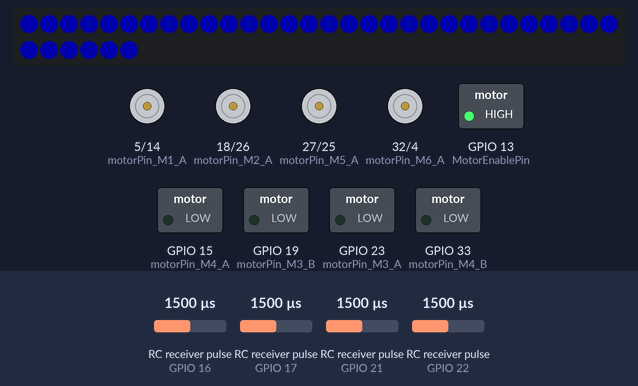
Simulated run of this sketch. Board: ESP32. Shown: 36 RGB LEDs in strip order, left to right, continuing on the next row, motor-driver pin pairs drawn as motors (green arrow = first pin HIGH = forward, orange = second pin HIGH = backward, longer = more drive), switched loads named in the sketch (green lamp = pin HIGH). Wiring (inferred from the names in the program): 4 × RC receiver channel: data GPIO 16 / data GPIO 17 / data GPIO 21 / data GPIO 22. The inputs (shaded band) are chosen by the test bench; at power-on: RC receiver pulse (sensors on GPIO 16, GPIO 17, GPIO 22, GPIO 21) 1500 µs. Dim RGB values are drawn brighter than linear; what the sketch prints to the serial monitor is not drawn.

Above: at 2.7 s.
2.8 s: RC receiver pulse (sensor on GPIO 16) set to 1476 µs
4.3 s: RC receiver pulse (sensor on GPIO 16) set to 1450 µs
At 5.2 s:
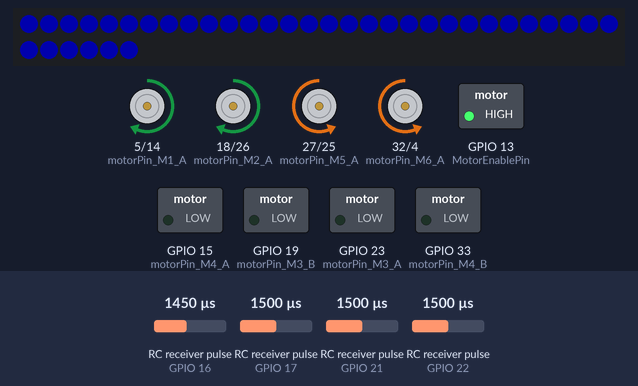
5.9 s: RC receiver pulse (sensor on GPIO 17) set to 1476 µs
7.4 s: RC receiver pulse (sensor on GPIO 17) set to 1451 µs
At 8.4 s:
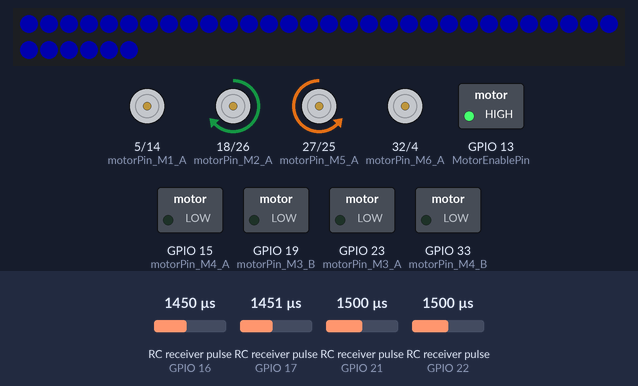
9.0 s: RC receiver pulse (sensor on GPIO 22) set to 1020 µs
At 9.7 s:
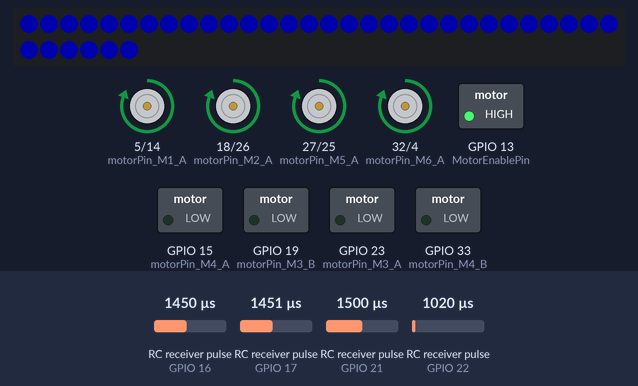
10.7 s: RC receiver pulse (sensor on GPIO 22) set to 1750 µs
At 11.8 s:
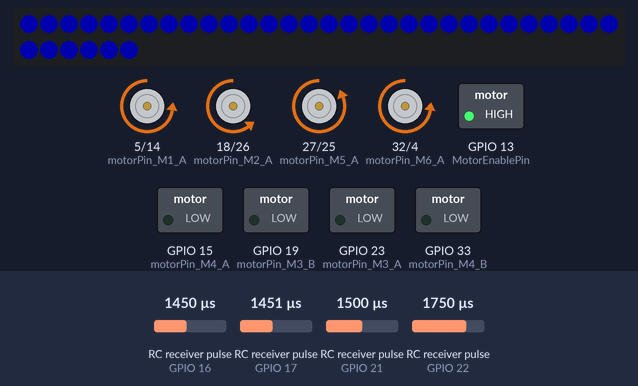
Timing chart, 0 to 13.6 s (numbered marks = the images above; inputs shaded):
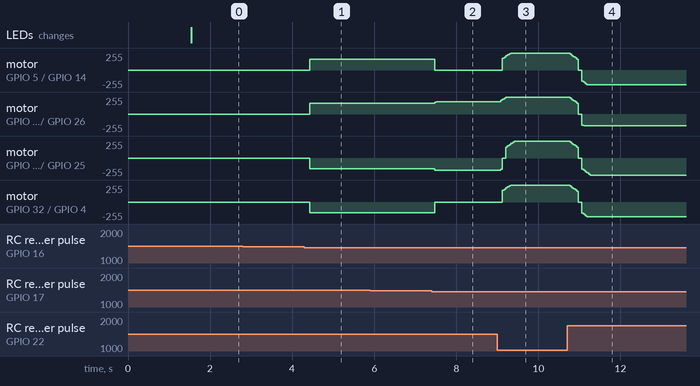

The sketch:

LoR_Core_PWMcontrol.ino
```cpp
/* LORD of ROBOTS - LoR_Core_PWMcontrol - 202305222118

   Control inputs - LED Indication:
    RC pwm - Blue LED
    none/Stop/standby - Red LED

  Drive configurations:
    Mecanum
    Standard tank style

*/

#include <Adafruit_NeoPixel.h>

// version control and major control function settings
String Version = "Base Version : LoR Core PWM Control : 1.0.0";


// IO Interface Definitions
#define LED_DataPin 12
#define LED_COUNT 36
#define ControllerSelectPin 34
#define MotorEnablePin 13
#define channel1Pin 16
#define channel2Pin 17
#define channel3Pin 21
#define channel4Pin 22


// Motor Pin Definitions
#define motorPin_M1_A 5
#define motorPin_M1_B 14
#define motorPin_M2_A 18
#define motorPin_M2_B 26
#define motorPin_M3_A 23
#define motorPin_M3_B 19
#define motorPin_M4_A 15
#define motorPin_M4_B 33
#define motorPin_M5_A 27
#define motorPin_M5_B 25
#define motorPin_M6_A 32
#define motorPin_M6_B 4
const int motorPins_A[] = { motorPin_M1_A, motorPin_M2_A, motorPin_M3_A, motorPin_M4_A, motorPin_M5_A, motorPin_M6_A };
const int motorPins_B[] = { motorPin_M1_B, motorPin_M2_B, motorPin_M3_B, motorPin_M4_B, motorPin_M5_B, motorPin_M6_B };

// PWM Configuration Definitions
const int Motor_M1_A = 0;
const int Motor_M1_B = 1;
const int Motor_M2_A = 2;
const int Motor_M2_B = 3;
const int Motor_M3_A = 4;
const int Motor_M3_B = 5;
const int Motor_M4_A = 6;
const int Motor_M4_B = 7;
const int Motor_M5_A = 8;
const int Motor_M5_B = 9;
const int Motor_M6_A = 10;
const int Motor_M6_B = 11;
const int MOTOR_PWM_Channel_A[] = { Motor_M1_A, Motor_M2_A, Motor_M3_A, Motor_M4_A, Motor_M5_A, Motor_M6_A };
const int MOTOR_PWM_Channel_B[] = { Motor_M1_B, Motor_M2_B, Motor_M3_B, Motor_M4_B, Motor_M5_B, Motor_M6_B };
const int PWM_FREQUENCY = 20000;
const int PWM_RESOLUTION = 8;

// Define variables to store the PWM signal values
int PWM_Input_LY = 0;
int PWM_Input_LX = 0;
int PWM_Input_RY = 0;
int PWM_Input_RX = 0;

// Define variables to store the PWM signal values
volatile int channel1Value = 0;
volatile int channel2Value = 0;
volatile int channel3Value = 0;
volatile int channel4Value = 0;

// Define variables to store the time of the last pulse on each PWM channel
volatile unsigned long channel1LastRising = 0;
volatile unsigned long channel1LastFalling = 0;
volatile unsigned long channel2LastRising = 0;
volatile unsigned long channel2LastFalling = 0;
volatile unsigned long channel3LastRising = 0;
volatile unsigned long channel3LastFalling = 0;
volatile unsigned long channel4LastRising = 0;
volatile unsigned long channel4LastFalling = 0;

// Define the interrupt service routines for each PWM channel
void IRAM_ATTR channel1ISR() {
  unsigned long now = micros();
  if (digitalRead(channel1Pin) == HIGH) {
    channel1LastRising = now;
  } else {
    channel1Value = now - channel1LastRising;
    channel1LastFalling = now;
  }
}

void IRAM_ATTR channel2ISR() {
  unsigned long now = micros();
  if (digitalRead(channel2Pin) == HIGH) {
    channel2LastRising = now;
  } else {
    channel2Value = now - channel2LastRising;
    channel2LastFalling = now;
  }
}

void IRAM_ATTR channel3ISR() {
  unsigned long now = micros();
  if (digitalRead(channel3Pin) == HIGH) {
    channel3LastRising = now;
  } else {
    channel3Value = now - channel3LastRising;
    channel3LastFalling = now;
  }
}

void IRAM_ATTR channel4ISR() {
  unsigned long now = micros();
  if (digitalRead(channel4Pin) == HIGH) {
    channel4LastRising = now;
  } else {
    channel4Value = now - channel4LastRising;
    channel4LastFalling = now;
  }
}


// Set a specific color for the entire NeoPixel strip
// NeoPixel Configurations
Adafruit_NeoPixel strip(LED_COUNT, LED_DataPin, NEO_GRB + NEO_KHZ800);
const uint32_t RED = strip.Color(255, 0, 0, 0);
const uint32_t GREEN = strip.Color(0, 255, 0, 0);
const uint32_t BLUE = strip.Color(0, 0, 255, 0);
const uint32_t WHITE = strip.Color(0, 0, 0, 255);
const uint32_t PURPLE = strip.Color(255, 0, 255, 0);
const uint32_t CYAN = strip.Color(0, 255, 255, 0);
const uint32_t YELLOW = strip.Color(255, 255, 0, 0);
void NeoPixel_SetColour(uint32_t color) {
  for (int i = 0; i < strip.numPixels(); i++) {  // For each pixel in strip...
    strip.setPixelColor(i, color);               //  Set pixel's color (in RAM)
    strip.show();                                // Update strip with new contents
  }
}

// Rainbow pattern for NeoPixel strip
long firstPixelHue = 0;
void NeoPixel_Rainbow() {
  strip.rainbow(firstPixelHue);
  strip.show();  // Update strip with new contents
  firstPixelHue += 256;
  if (firstPixelHue >= 5 * 65536) firstPixelHue = 0;
}

// Process input and calculate motor speeds
bool MecanumDrive_Enabled = true;
const int DEAD_BAND = 20;
const float TURN_RATE = 1.5;

bool INVERT = false;
int Motor_FrontLeft_SetValue, Motor_FrontRight_SetValue, Motor_BackLeft_SetValue, Motor_BackRight_SetValue = 0;
void Motion_Control(int LY_Axis, int LX_Axis, int RX_Axis) {

  int FrontLeft_TargetValue, FrontRight_TargetValue, BackLeft_TargetValue, BackRight_TargetValue = 0;
  int ForwardBackward_Axis = LY_Axis;
  int StrafeLeftRight_Axis = LX_Axis;
  int TurnLeftRight_Axis = -RX_Axis;

  //Set deadband
  if (abs(ForwardBackward_Axis) < DEAD_BAND) ForwardBackward_Axis = 0;
  if (abs(StrafeLeftRight_Axis) < DEAD_BAND) StrafeLeftRight_Axis = 0;
  if (abs(TurnLeftRight_Axis) < DEAD_BAND) TurnLeftRight_Axis = 0;

  //Calculate strafe values
  FrontLeft_TargetValue = -ForwardBackward_Axis + (StrafeLeftRight_Axis * MecanumDrive_Enabled);
  BackLeft_TargetValue = -ForwardBackward_Axis - (StrafeLeftRight_Axis * MecanumDrive_Enabled);
  FrontRight_TargetValue = ForwardBackward_Axis + (StrafeLeftRight_Axis * MecanumDrive_Enabled);
  BackRight_TargetValue = ForwardBackward_Axis - (StrafeLeftRight_Axis * MecanumDrive_Enabled);

  //calculate rotation values
  if (abs(TurnLeftRight_Axis) > DEAD_BAND) {
    FrontLeft_TargetValue += (TURN_RATE * TurnLeftRight_Axis);
    BackLeft_TargetValue += (TURN_RATE * TurnLeftRight_Axis);
    FrontRight_TargetValue += (TURN_RATE * TurnLeftRight_Axis);
    BackRight_TargetValue += (TURN_RATE * TurnLeftRight_Axis);
  }

  //constrain to joystick range
  FrontLeft_TargetValue = constrain(FrontLeft_TargetValue, -127, 127);
  BackLeft_TargetValue = constrain(BackLeft_TargetValue, -127, 127);
  FrontRight_TargetValue = constrain(FrontRight_TargetValue, -127, 127);
  BackRight_TargetValue = constrain(BackRight_TargetValue, -127, 127);

  //set motor speed through slew rate function
  Motor_FrontLeft_SetValue = SlewRateFunction(FrontLeft_TargetValue, Motor_FrontLeft_SetValue);
  Motor_FrontRight_SetValue = SlewRateFunction(FrontRight_TargetValue, Motor_FrontRight_SetValue);
  Motor_BackLeft_SetValue = SlewRateFunction(BackLeft_TargetValue, Motor_BackLeft_SetValue);
  Motor_BackRight_SetValue = SlewRateFunction(BackRight_TargetValue, Motor_BackRight_SetValue);
}

// Function to handle slew rate for motor speed ramping
// Slew rate for ramping motor speed
const int SLEW_RATE_MS = 20;
int SlewRateFunction(int Input_Target, int Input_Current) {
  int speedDiff = Input_Target - Input_Current;
  if (speedDiff > 0) Input_Current += min(speedDiff, SLEW_RATE_MS);
  else if (speedDiff < 0) Input_Current -= min(-speedDiff, SLEW_RATE_MS);
  constrain(Input_Current, -127, 127);
  return Input_Current;
}

// Function to control motor output based on input values
const int MAX_SPEED = 255;
const int MIN_SPEED = -255;
const int MIN_STARTING_SPEED = 140;
const int STOP = 0;
const int SerialControl_SPEED = 110;
void Set_Motor_Output(int Output, int Motor_ChA, int Motor_ChB) {
  if (INVERT) Output = -Output;

  Output = constrain(Output, -127, 127);

  int Mapped_Value = map(abs(Output), 0, 127, MIN_STARTING_SPEED, MAX_SPEED);
  int A, B = 0;
  if (Output < -DEAD_BAND) {  // Rotate Clockwise
    A = 0;
    B = Mapped_Value;
  } else if (Output > DEAD_BAND) {  // Rotate Counter-Clockwise
    A = Mapped_Value;
    B = 0;
  } else {  // Rotation Stop
    A = STOP;
    B = STOP;
  }
  ledcWrite(Motor_ChA, A);  //send to motor control pins
  ledcWrite(Motor_ChB, B);
}

void Motor_Control() {
  Set_Motor_Output(Motor_FrontLeft_SetValue, Motor_M1_A, Motor_M1_B);
  Set_Motor_Output(Motor_BackLeft_SetValue, Motor_M2_A, Motor_M2_B);
  Set_Motor_Output(Motor_FrontRight_SetValue, Motor_M5_A, Motor_M5_B);
  Set_Motor_Output(Motor_BackRight_SetValue, Motor_M6_A, Motor_M6_B);
}

void Motor_STOP() {
  Set_Motor_Output(STOP, Motor_M1_A, Motor_M1_B);
  Set_Motor_Output(STOP, Motor_M2_A, Motor_M2_B);
  Set_Motor_Output(STOP, Motor_M5_A, Motor_M5_B);
  Set_Motor_Output(STOP, Motor_M6_A, Motor_M6_B);
}

// measueing PWM duty cycles and mapping for output values
boolean PWM_Control() {
  PWM_Input_LY = int(map(channel1Value, 1000, 2000, -127, 127) * 2);
  PWM_Input_LX = int(map(channel2Value, 1000, 2000, -127, 127) * 2);
  PWM_Input_RY = int(map(channel3Value, 1000, 2000, -127, 127));
  PWM_Input_RX = int(map(channel4Value, 1000, 2000, -127, 127));
  if (PWM_Input_LY + PWM_Input_LX + PWM_Input_RX + PWM_Input_RY < (-128 * 4)) return false;  // no signal threshold
  return true;
}

// Set up pins, LED PWM functionalities and begin PS4 controller, Serial and Serial2 communication
void setup() {
  // Set up the pins
  pinMode(LED_DataPin, OUTPUT);
  pinMode(ControllerSelectPin, INPUT_PULLUP);
  pinMode(MotorEnablePin, OUTPUT);

  for (int i = 0; i < 6; i++) {
    pinMode(motorPins_A[i], OUTPUT);
    pinMode(motorPins_B[i], OUTPUT);
    digitalWrite(motorPins_A[i], 0);
    digitalWrite(motorPins_B[i], 0);
  }

  // configureation of aux pins for pwm control (alternative control method)

    pinMode(channel1Pin, INPUT_PULLDOWN);
    pinMode(channel2Pin, INPUT_PULLDOWN);
    pinMode(channel3Pin, INPUT_PULLDOWN);
    pinMode(channel4Pin, INPUT_PULLDOWN);
    attachInterrupt(digitalPinToInterrupt(channel1Pin), channel1ISR, CHANGE);
    attachInterrupt(digitalPinToInterrupt(channel2Pin), channel2ISR, CHANGE);
    attachInterrupt(digitalPinToInterrupt(channel3Pin), channel3ISR, CHANGE);
    attachInterrupt(digitalPinToInterrupt(channel4Pin), channel4ISR, CHANGE);


  // output preset bias
  digitalWrite(LED_DataPin, 0);
  digitalWrite(MotorEnablePin, 1);

  // configure LED PWM functionalitites
  for (int i = 0; i < 6; i++) {
    ledcSetup(MOTOR_PWM_Channel_A[i], PWM_FREQUENCY, PWM_RESOLUTION);
    ledcSetup(MOTOR_PWM_Channel_B[i], PWM_FREQUENCY, PWM_RESOLUTION);
    ledcAttachPin(motorPins_A[i], MOTOR_PWM_Channel_A[i]);
    ledcAttachPin(motorPins_B[i], MOTOR_PWM_Channel_B[i]);
  }

  // Neopixels Configuration
  strip.begin();            // INITIALIZE NeoPixel strip object
  strip.show();             // Turn OFF all pixels ASAP
  strip.setBrightness(50);  // Set BRIGHTNESS to about 1/5 (max = 255)

  // Serial comms configurations (USB for debug messages)
  Serial.begin(115200);  // USB Serial
  delay(1500);


  Serial.print("Mecanum Drive: ");
  if (MecanumDrive_Enabled) Serial.println("Enabled");
  else Serial.println("Disabled");

  Serial.println("CORE System Ready! " + Version);
}

void loop() {
  if (PWM_Control()) {
    NeoPixel_SetColour(BLUE);
    Motion_Control(PWM_Input_LY, PWM_Input_LX, PWM_Input_RX);  // RC control
    Motor_Control();

    //Stop/Standby
  } else {
    NeoPixel_SetColour(RED);
    Motor_STOP();
  }
}
```

Measured:
- the behaviour switches between 1461 and 1460 µs on RC receiver pulse (sensor on GPIO 16) (found by bisection; images 0 and 1)
- the behaviour switches between 1465 and 1464 µs on RC receiver pulse (sensor on GPIO 17) (found by bisection; images 1 and 2)
- after the input at 2.8 s, every drawn part: stays the same
- after the input at 4.3 s, motor on GPIO 5 (motorPin_M1_A) / GPIO 14 (motorPin_M1_B), motor on GPIO 18 (motorPin_M2_A) / GPIO 26 (motorPin_M2_B): stopped → forward 162/255 after 0.13 s; motor on GPIO 27 (motorPin_M5_A) / GPIO 25 (motorPin_M5_B), motor on GPIO 32 (motorPin_M6_A) / GPIO 4 (motorPin_M6_B): stopped → backward 162/255 after 0.13 s
- after the input at 5.9 s, every drawn part: stays the same
- after the input at 7.4 s, motor on GPIO 5 (motorPin_M1_A) / GPIO 14 (motorPin_M1_B): forward 162/255 → stopped after 0.08 s; motor on GPIO 18 (motorPin_M2_A) / GPIO 26 (motorPin_M2_B): forward 162/255 → forward 186/255 after 0.08 s
- after the input at 9.0 s, motor on GPIO 5 (motorPin_M1_A) / GPIO 14 (motorPin_M1_B): stopped → forward 255/255 after 0.13 s; motor on GPIO 18 (motorPin_M2_A) / GPIO 26 (motorPin_M2_B): forward 186/255 → forward 255/255 after 0.08 s
- after the input at 10.7 s, motor on GPIO 5 (motorPin_M1_A) / GPIO 14 (motorPin_M1_B): moves from forward 255/255 to backward 224/255 over 0.45 s, starting after 0.07 s; motor on GPIO 18 (motorPin_M2_A) / GPIO 26 (motorPin_M2_B): forward 255/255 → stopped after 0.07 s, → backward 177/255 0.29 s later
